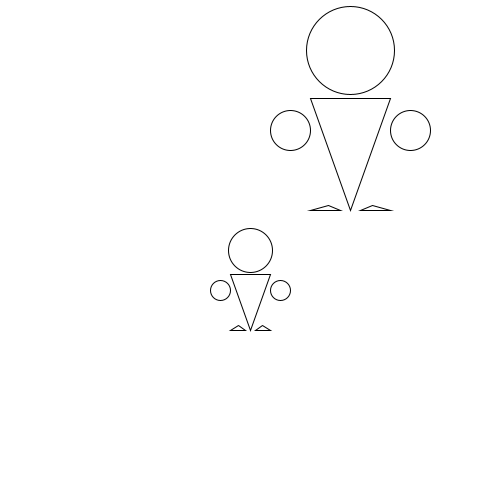
Frame 1 (no input)
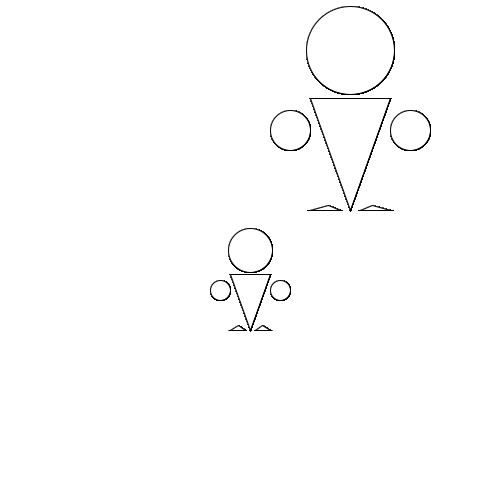
Frame 60 (the mouse pressed at the canvas centre just before this capture)
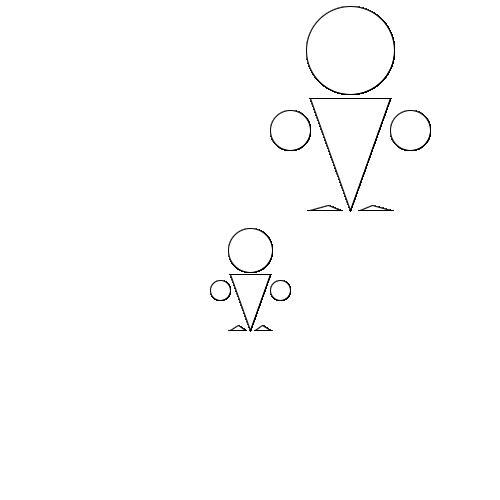
Frame 120 (the mouse held since frame 60 and released just before this capture)

The Processing sketch that drew these frames (run headless with seeded random() and noise(); from frame 60 on, the mouse is pressed at the canvas centre):

// Processing sketch: lab2_q1
// ── lab2_q1.pde
// ======================================
// Lab 2
// Question 1 - No-argument & Parametrized (with-argument) methods
// ======================================
// Student ID:
// First Name:
// EECS User Name (not password):
// ======================================

// PLEASE MAKE SURE YOU HAVE READ THE LAB2.PDF DOCUMENT!!
// INSTRUCTIONS ARE THERE!!

// (a)
// create a method that renders (draws) a stick object such as the
// examples shown in lab2.pdf.  You only have to create one object,
// no colours required, however the lines/shapes used should be
// defined/created in terms of an initial position coordinate 
// (i.e. defined by variables: x,y), and a size variable (e.g. radius)
// x,y should be initialized as the centre of the application window
// radius can be initialized to 50 (or your choice)

void renderObject() {
float x = width/2;
float y = height/2;
int radius = 20;

circle(x, y, radius*2.2);
triangle( x-radius ,y+radius*1.2,x+radius ,y+radius*1.2 ,x ,y+4*radius );
circle( x- radius*1.5 ,y+ radius*2,radius );
circle( x+ radius*1.5 ,y+ radius*2,radius );
triangle( x-radius/4 ,y+4*radius,x- radius ,y+4*radius ,x-(radius+5)/2 ,y+4*radius-5 );
triangle( x+radius/4 ,y+4*radius,x+ radius ,y+4*radius ,x+(radius+5)/2 ,y+4*radius-5 );
}

//  ==== CODE FOR PART A HERE ====

// (b) create another version of your method from part (a)
// that will accept three variables: x, y, and radius 
// that specify the start position and size parameters 
// for rendering your stick object.  This should allow 
// you to include two calls to this method to generate
// two versions of the object (diff size and diff position)
// from your draw() {} method.

void renderObject(float x, float y, int radius) {
circle(x, y, radius*2.2);
triangle( x-radius ,y+radius*1.2,x+radius ,y+radius*1.2 ,x ,y+4*radius );
circle( x- radius*1.5 ,y+ radius*2,radius );
circle( x+ radius*1.5 ,y+ radius*2,radius );
triangle( x-radius/4 ,y+4*radius,x- radius ,y+4*radius ,x-(radius+5)/2 ,y+4*radius-5 );
triangle( x+radius/4 ,y+4*radius,x+ radius ,y+4*radius ,x+(radius+5)/2 ,y+4*radius-5 );
}

// ===== CODE FOR PART B HERE ====

void setup() {
  size(500,500);
  background(255);
  // SETUP CODE HERE
  
}

void draw() {
  renderObject();
  // CALLS TO RENDER METHODS HERE
  renderObject(350,50, 40);
  
}
